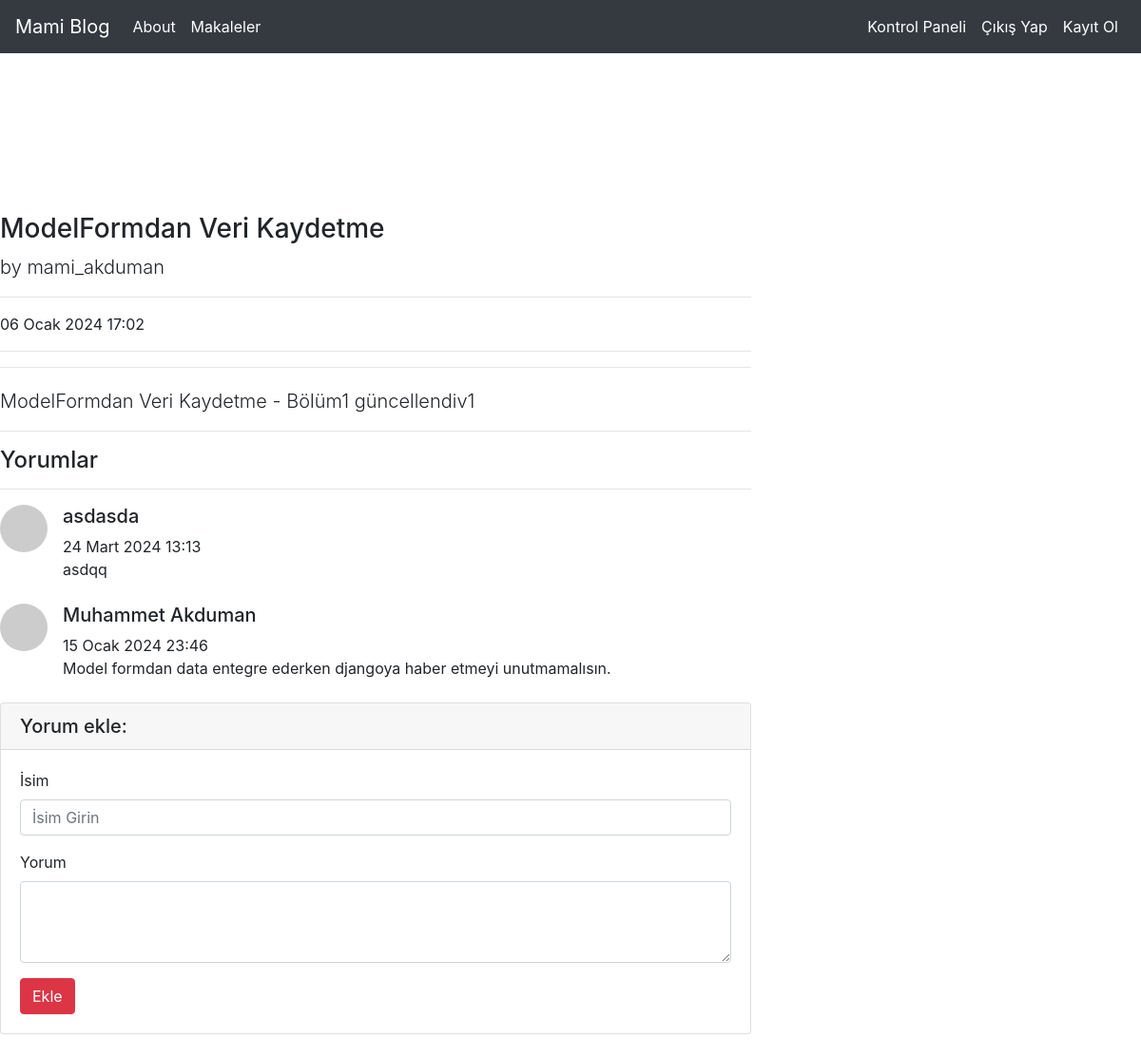
The app's page /articles/article/8 (signed in) with its own data.
### article/models.py (models this page shows, shortened)
class Article(models.Model):
    author = models.ForeignKey("auth.User",on_delete=models.CASCADE,verbose_name="Yazar")
    title = models.CharField(max_length=50,verbose_name="Başlık")
    content = models.TextField(verbose_name="İçerik")
    created_date = models.DateTimeField(auto_now=True,verbose_name="Oluşturma Zamanı")
    class Meta:
        ordering = ["-created_date"]

class Comment(models.Model):
    article = models.ForeignKey(Article,on_delete = models.CASCADE,verbose_name ="Makale",related_name="comments")
    comment_author = models.CharField(max_length = 50 ,verbose_name ="İsim")
    comment_content = models.CharField(max_length = 200,verbose_name ="İçerik")
    comment_date = models.DateTimeField(auto_now_add = True)
    class Meta:
        ordering = ["-comment_date"]

### article/views.py (the view)
# urls.py: path('article/<int:id>',views.detail,name="detail"),
def detail(request,id):
    article = get_object_or_404(Article,id=id)
    comments = article.comments.all()
    return render(request,"detail.html",{"article":article,"comments":comments})

### templates/detail.html (shortened to what this page needs)
{% extends "layout.html" %}
{% block body %}
<div class="row">
    <div class="col-lg-8" style="margin-top: 100px;">
      <h3 style="margin-top: 20px;"
        class="mt-4" s>{{article.title}}
      </h3>
      <p class="lead">
        by
        {{article.author.username}}
      </p>
      <hr>
      <p>{{article.created_date}}</p>
      <hr>
      <hr>
      <p class="lead" style="margin-top: 20px;">
            {{article.content}}
      </p>
      <hr>
      <h4>Yorumlar</h4>
      <hr>
      {% if comments %}
      {% for comment in comments %}
      <div class="media mb-4">
        <img class="d-flex mr-3 rounded-circle" src="http://placehold.it/50x50" alt="">
        <div class="media-body">
          <h5 class="mt-0">{{comment.comment_author}}</h5>
          {{comment.comment_date}} <br>
          {{comment.comment_content}}
        </div>
      </div>
      {% endfor %}
      {% else %}
      <div class = "alert alert-danger" >
        Bu makalede yorum bulunmuyor , buyrun ilk yorum sizden olsun.
      </div>
      {% endif %}
      <div class="card my-4" style="margin-top: 50px;">
        <h5 class="card-header">Yorum ekle:</h5>
        <div class="card-body">
          <form method = "post" action="{% url 'article:comment' article.id %}">
            <div class="form-group">
              <label for="exampleInputEmail1">İsim</label>
              <input name = "comment_author" type="name" class="form-control" id="exampleInputEmail1" aria-describedby="emailHelp" placeholder="İsim Girin">
            </div>
            <div class="form-group">
              <label for="exampleInputEmail1">Yorum</label>
              <textarea name = "comment_content" class="form-control" rows="3"></textarea>
            </div>
            <button type="submit" class="btn btn-danger">Ekle</button>
          </form>
        </div>
      </div>
    </div>
</div>
{% endblock body %}

### records on screen
Article: title "ModelFormdan Veri Kaydetme", author.username "mami_akduman", created_date "06 Ocak 2024 17:02", content "ModelFormdan Veri Kaydetme - Bölüm1 güncellendiv1"
Comment: comment_author "asdasda", comment_date "24 Mart 2024 13:13", comment_content "asdqq"
Comment: comment_author "Muhammet Akduman", comment_date "15 Ocak 2024 23:46", comment_content "Model formdan data entegre ederken djangoya haber etmeyi unutmamalısın."
